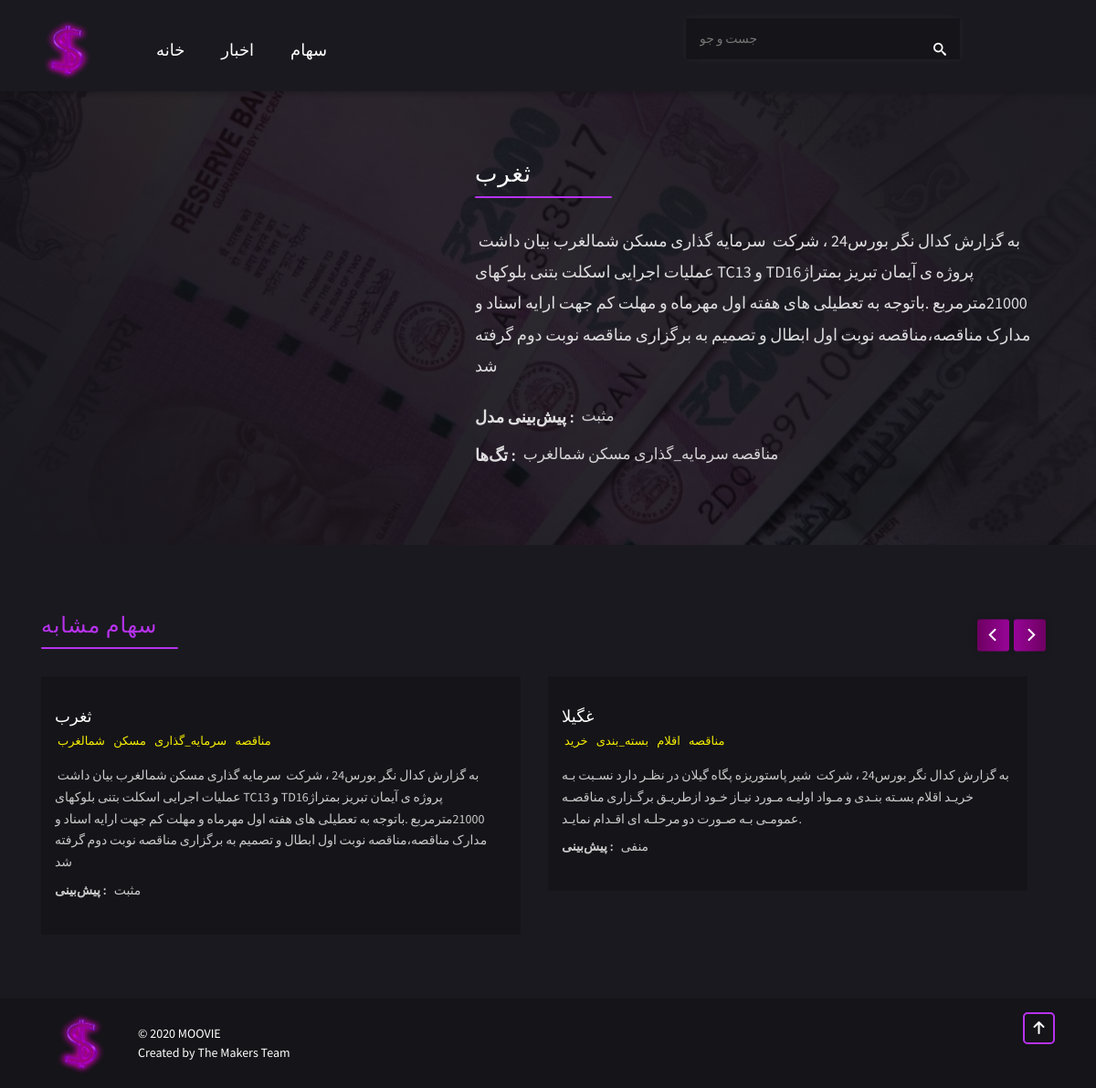
The app's page /movie_id/139407/ with its own data.
### movies/models.py (models this page shows)
class Movie(models.Model):
    title = models.CharField(max_length=100)
    budget = models.PositiveIntegerField(default=300)
    genres = models.TextField()
    language = models.CharField(max_length=2, default='en')
    overview = models.TextField()
    companies = models.TextField(default='aa')
    countries = models.TextField(default='dd')
    release_date = models.DateField(auto_now_add=True)
    revenue = models.PositiveIntegerField(default=22)
    runtime = models.FloatField(default=11)
    vote_average = models.FloatField()
    vote_count = models.PositiveIntegerField(default=11)
    poster = models.TextField()

### movies/views.py (the view)
# urls.py: url(r'^api/Movie/(\d*)', views.movie_details, name='movie_detail'),
def movie_detail(request, movie_id):
    movie_data = movie_details(request, str(movie_id))
    movie_detail = json.loads(movie_data.rendered_content.decode('utf8'))
    sugges_genre = movie_detail['genres'][0]
    data = all_genres(request, sugges_genre)
    genres_data_raw = json.loads(data.rendered_content.decode('utf8'))
    movies = []
    for id in genres_data_raw['movie_ids'][:10]:
        movie_data = movie_details(request, str(id))
        movies.append(json.loads(movie_data.rendered_content.decode('utf8')))
    context = {'movie': movie_detail,
               'related_movies': movies, 'genre': sugges_genre}
    return render(request, 'movie-detail.html', context=context)

### movies/templates/movie-detail.html (shortened to what this page needs)
{% load static %}
<!DOCTYPE html>
<html lang="en">
<head>
    <link rel="stylesheet" href="{% static 'css/bootstrap.min.css' %}">
    <link rel="stylesheet" href="{% static 'css/flickity.css' %}">
    <link rel="stylesheet" href="{% static 'sass/main.css' %}">
</head>
<body>
    <header class="header">
        <div class="container">
            <div class="row">
                <div class="header__logo">
                    <a href="{% url 'home' %}">
                        <img src="{% static 'img/Logo.png' %}" alt="MOOVIE">
                    </a>
                </div>
                <div class="col-lg-6 header__menu">
                    <ul>
                        <li class="header__menu-item "><a href="{% url 'home' %}">خانه</a></li>
                        <li class="header__menu-item "><a href="{% url 'movie_list' type='rand' %}">اخبار</a></li>
                        <li class="header__menu-item "><a href="{% url 'genres' %}">سهام</a></li>
                    </ul>
                </div>
                <div class="col-lg-4 header__search">
                    <form action="{% url 'home' %}" method="POST">
                        <div class="header__search-container">
                            <input type="text" name="search" id="" placeholder="جست و جو">
                            <i class="moovie moovie-search"></i>
                        </div>
                    </form>
                </div>
            </div>
        </div>
    </header>
    <div class="section movie-detail">
        <div class="container">
            <div class="row">
                <div class="col-5 movie-detail__pic">
                </div>
                <div class="col-7 section-with-title ">
                    <div class="section-with-title__title movie-detail__name">
                        {{movie.title}}
                    </div>
                    <p class="movie-detail__movie-about">
                        {{movie.overview}}
                    </p>
                    <div class="movie-detail__label">
                        <span class="label">پیش‌بینی مدل :</span>
                        {% if movie.vote_average > 5 %}
                            <span class="data"> مثبت </span>
                        {% elif movie.vote_average %}
                            <span class="data"> منفی </span>
                        {% endif %}
                    </div>
                    <div class="movie-detail__label">
                        <span class="label">تگ‌ها :</span>
                        <span class="data">
                            <ul class="movie-detail__genres-list">
                                <li>
                                {% for genre in movie.genres %}
                                    <a href="{% url 'movie_list' type=genre %}">{{genre}}</a>
                                {% endfor %}
                                </li>
                            </ul>
                        </span>
                    </div>
                </div>
            </div>
        </div>
    </div>
<div class="section suggestion-slider">
        <div class="container">
            <div class="row">
                <div class="col-12 section-with-title ">
                    <div class="section-with-title__title">
                        <span>سهام مشابه</span>
                    </div>
                    <div class="slider suggestion-slider__slider">
                        <div class="carousel" data-flickity='{  "wrapAround": true, "pageDots" : false,
                        "rightToLeft": false, "cellAlign": "left" ,  "contain": true , "imageLoaded" : true }'>
                                {%for movie in related_movies%}
                                <div class="carousel-cell movie-item">
                                    <div class="movie-item--link">
                                            <a href="{% url 'movie_detail' movie_id=movie.id %}" class="cover-link"></a>
                                            <div class="movie-item__overlay">
                                                <a href="{% url 'movie_detail' movie_id=movie.id %}" class="movie-item__title">{{movie.title}}</a>
                                                <ul class="movie-item__genre-list">
                                                    <li class="movie-item__genre">
                                                        {% for genre in movie.genres %}
                                                            <a href="{% url 'movie_list' type=genre %}">{{genre}}</a>
                                                        {% endfor %}
                                                    </li>
                                                </ul>
                                                <p class="movie-item__movie-about">
                                                    {{movie.overview}}
                                                </p>
                                                <div class="movie-item__label">
                                                    <span class="label">پیش‌بینی :</span>
                                                    {% if movie.vote_average > 1 %}
                                                    <span class="data"> مثبت </span>
                                                    {% elif movie.vote_average %}
                                                    <span class="data"> منفی </span>
                                                    {% endif %}
                                                </div>
                                            </div>
                                    </div>
                                </div>
                            {%endfor%}
                            </div>
                        </div>
                    </div>
                </div>
            </div>
        </div>
    <footer class="footer">
        <div class="container">
            <div class="row">
                <div class="col-9 footer__about">
                    <div class="footer__logo">
                        <a href="{% url 'home' %}">
                            <img src="{% static 'img/Logo.png' %}" alt="MOOVIE">
                        </a>
                    </div>
                    <div class="footer__about-content">
                        <span>&copy; 2020 MOOVIE</span>
                        <span>Created by The Makers Team</span>
                    </div>
                </div>
                <div class="col-3 footer__go-top">
                    <button class="go-top" onclick="$('html, body').animate({scrollTop:0},'100');"><i
                            class="moovie moovie-arrow-up"></i></button>
                </div>
            </div>
        </div>
    </footer>
</body>
</html>

### static/css/flickity.css (style rules this page uses)
.flickity-enabled { position: relative; }
.flickity-enabled.is-draggable { -webkit-tap-highlight-color: transparent; -webkit-user-select: none; -moz-user-select: none; -ms-user-select: none; user-select: none; }

### records on screen
Movie: title "ثغرب", overview "به گزارش کدال نگر بورس24 ، شرکت سرمایه گذاری مسکن شمالغرب بیان داشت عملیات اجرایی اسکلت بتنی بلوکهای TC13 و TD16پروژه ی آیمان تبریز بمتراژ 21000مترمربع .باتوجه به تعطیلی های هفته اول مهرماه و مهلت کم جهت ارایه اسناد و مدارک مناقصه،مناقصه نوبت اول ابطال و تصمیم به برگزاری مناقصه نوبت دوم گرفته شد", genres "مناقصه" "سرمایه_گذاری" "مسکن" "شمالغرب", shows "مثبت"
Movie: title "غگیلا", genres "مناقصه" "اقلام" "بسته_بندی" "خرید", overview "به گزارش کدال نگر بورس24 ، شرکت شیر پاستوریزه پگاه گیلان در نظـر دارد نسـبت بـه خریـد اقلام بسـته بنـدى و مـواد اولیـه مـورد نیـاز خـود ازطریـق برگـزارى مناقصـه عمومـى بـه صـورت دو مرحلـه اى اقـدام نمایـد.", shows "منفی"

### other values on screen
{{ genre }} "مناقصه" "سرمایه_گذاری" "مسکن" "شمالغرب"
